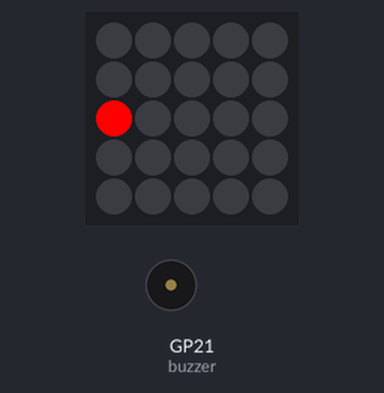
Bench run of a program on a simulated Raspberry Pi Pico running MicroPython. Shown: 5×5 RGB LED matrix, buzzer (waves = sounding). The 25 LEDs are laid out as on the BitDogLab board (LED 0 bottom right, every second row reversed). At 9.1 s the program stops and its outputs stay as they are.

Above: at 0.15 s.
At 0.65 s:
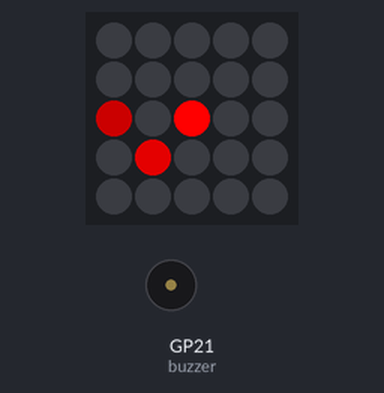
At 1.1 s:
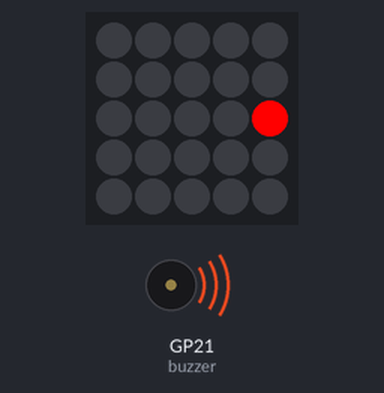
At 1.76 s:
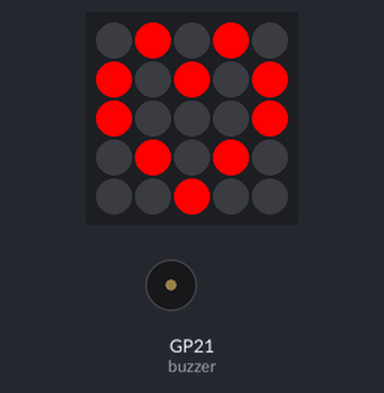
Timing chart, 0 to 10.0 s (numbered marks = the images above):
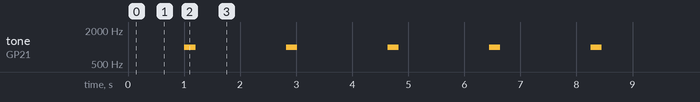

Measured:
- by itself, tone on GP21 (buzzer): alternates 1000 Hz for 0.20 s and silent for 1.6 s
- what the display in image 2 shows lasts 0.8 s, from 0.9 s to 1.7 s

The program:

batida_de_cora__o_5x_V2A.py
```python
from machine import PWM, Pin
import neopixel
import time

# Configuração do NeoPixel
NUM_LEDS = 25
np = neopixel.NeoPixel(Pin(7), NUM_LEDS)

# Configuração do Buzzer
buzzer = PWM(Pin(21))
buzzer_freq = 1000  # Frequência para o beep

def beep(duration=0.2):
    ''' Toca um beep com a duração especificada '''
    buzzer.freq(buzzer_freq)
    buzzer.duty_u16(5000)  # Intensidade média
    time.sleep(duration)
    buzzer.duty_u16(0)  # Desliga o buzzer

def dim_leds(led_sequence, current_index):
    # Define o fator de diminuição de intensidade baseado no índice atual do LED
    dim_factor = 255 // (len(led_sequence) - current_index)
    for idx, led in enumerate(led_sequence):
        if idx < current_index:
            r, g, b = np[led]
            r = max(r - dim_factor, 0)
            np[led] = (r, g, b)

def turn_off_all_leds():
    ''' Desliga todos os LEDs '''
    for i in range(NUM_LEDS):
        np[i] = (0, 0, 0)
    np.write()

def heartbeat_effect(sequence):
    initial_delay = 0.3  # tempo inicial entre LEDs
    decrement = 0.05  # valor a ser decrementado a cada LED

    # Limpa todos os LEDs
    turn_off_all_leds()

    for idx, led in enumerate(sequence):
        np[led] = (255, 0, 0)  # Acende o LED vermelho
        dim_leds(sequence, idx)  # Diminui o brilho dos LEDs na sequência
        np.write()
        time.sleep(initial_delay - idx * decrement)

    # Toca o beep no buzzer
    beep()

    # Aguarda um pouco e depois desliga todos os LEDs
    time.sleep(0.5)
    turn_off_all_leds()

def heart():
    """Acende um coração grande na matriz de LEDs."""
    # Primeiro, desligamos todos os LEDs para garantir que começa "limpo"
    turn_off_all_leds()

    # Lista dos LEDs que devem ser acesos para o coração
    heart_leds = [2, 6, 14, 15, 23, 17, 21, 19, 10, 8]

    # Acendendo os LEDs em vermelho
    for led in heart_leds:
        np[led] = (255, 0, 0)  # RED

    np.write()

# Sequência de LEDs para simular o pulso cardíaco
sequence = [14, 6, 12, 21, 10]

# Especifica o número de repetições desejado
num_repetitions = 5
for _ in range(num_repetitions):
    heartbeat_effect(sequence)
    # Exibe o coração grande
    heart()
    time.sleep(.1)
```
